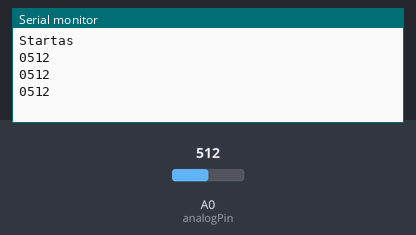
A sketch run on a simulated Arduino Uno, built with avr-gcc and run on an emulated ATmega328P. On the bench: the last lines printed to the serial monitor. The inputs (shaded band) are chosen by the test bench; at power-on: A0 (analogPin) = 512.

Above: at 1.3 s.
1.4 s: A0 (analogPin) set to 716
At 1.9 s:
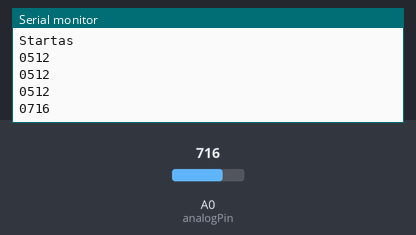
2.9 s: A0 (analogPin) set to 900
At 3.4 s:
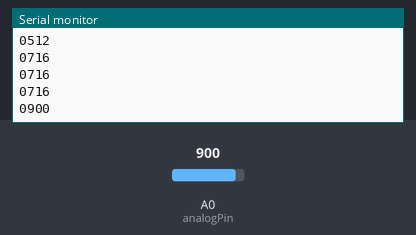
Timing chart, 0 to 5.9 s (numbered marks = the images above; inputs shaded):
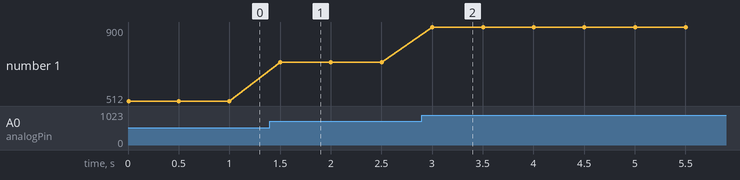

The sketch:

arduinoFreeCom.ino
```cpp
//read data from analogPin0 and print
//used to arduFreeCom.py

int analogPin = 0;
int data = 0;
char userInput;

void setup(){
  Serial.begin(9600);  //setup serial
  Serial.println("Startas");
}

void loop(){
      data = analogRead(analogPin);  //read the input analogPin
      //Serial.print(data);
      Serial.print(analogPin);
      Serial.println(data);
      delay(500);
}
```

Measured:
- after the input at 1.4 s, the serial monitor: prints a new line after 0.10 s (image 1)
- after the input at 2.9 s, the serial monitor: prints a new line after 0.10 s (image 2)
- plotted number 1: 512 → 716 after the input at 1.4 s, 716 → 900 after the input at 2.9 s
